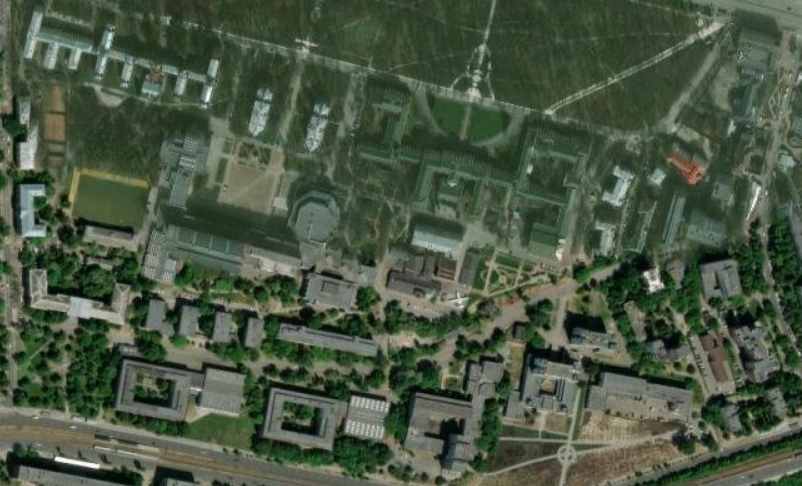
#> input picture lab2/atlas_img.png, 802 x 486 px
$ python -i detection.py   (imports and definitions only)
#> lines starting #> are read from the running program, lines starting #| are printed output that depends on the picture; after the words box and inside, x2 and y2 are one past the last pixel; in counts of white or black regions, pixels touching at a corner belong together
#> further down, picture is the input picture: shape (486, 802, 3); mean B, G, R 66.9, 87, 73.7
import cv2
import numpy as np


def harris_corners(img):
    img_grey = cv2.cvtColor(img, cv2.COLOR_BGR2GRAY)
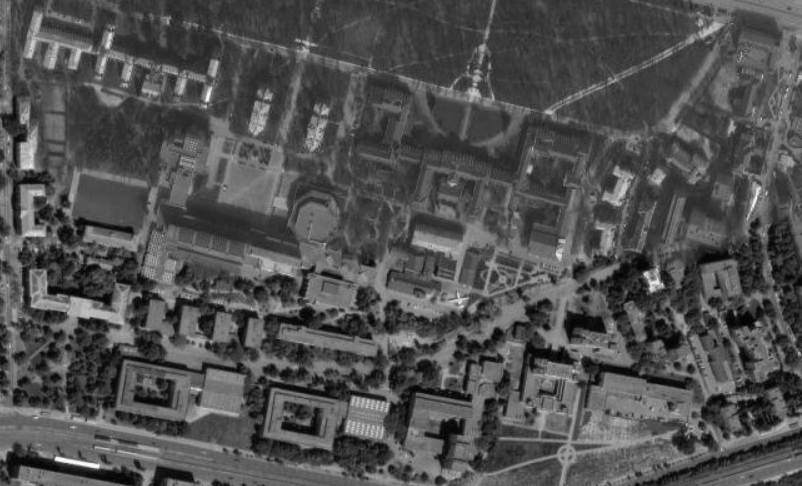
#> img_grey: shape (486, 802); min 1, max 255, mean 80.7
    float_img = np.float32(img_grey)
    dest = cv2.cornerHarris(float_img, 2, 3, 0.04)
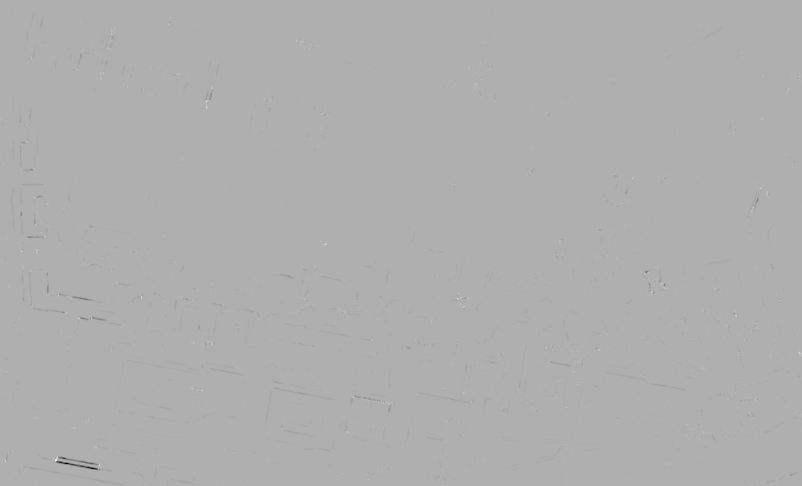
#> dest: shape (486, 802) float32; min -22494932, max 10208242, mean -20175.7; drawn with min black and max white
    dest = cv2.dilate(dest, None)
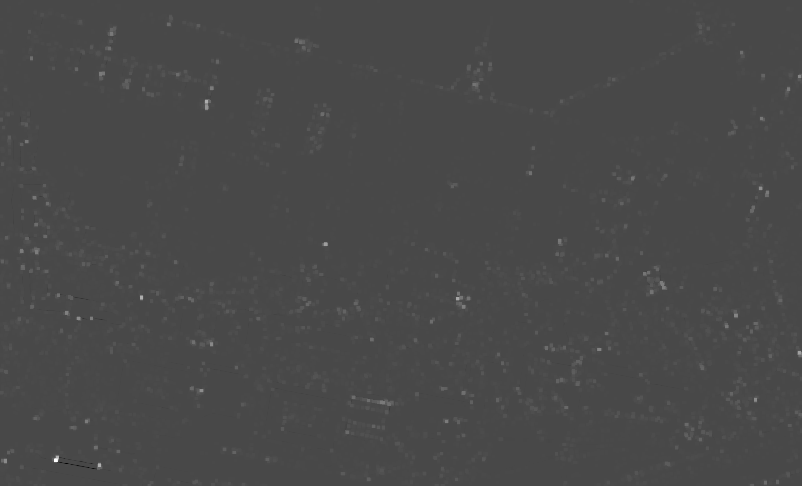
#> dest: shape (486, 802) float32; min -4072455, max 10208242, mean 47023.4; drawn with min black and max white

    img[dest > 0.01 * dest.max()] = [0, 0, 255]
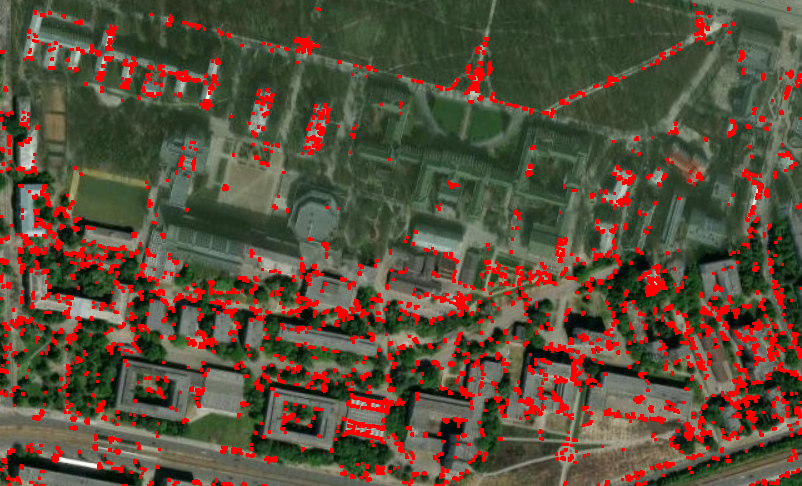
#> img: shape (486, 802, 3); 9.88% of pixels changed, all inside (x1, y1, x2, y2) = (0, 0, 802, 486)
    img_rgb = cv2.cvtColor(img, cv2.COLOR_BGR2RGB)

    return img_rgb


# [138 lines left out: functions sift_detector, shi_tomasi_detector, flann, sift_compare, harris_compare, shi_tomasi_compare, not called in this run]

>>> import cv2
>>> picture = cv2.imread('../lab2/atlas_img.png')
>>> result = harris_corners(picture)

$ run again, on lab2/bing_img.png
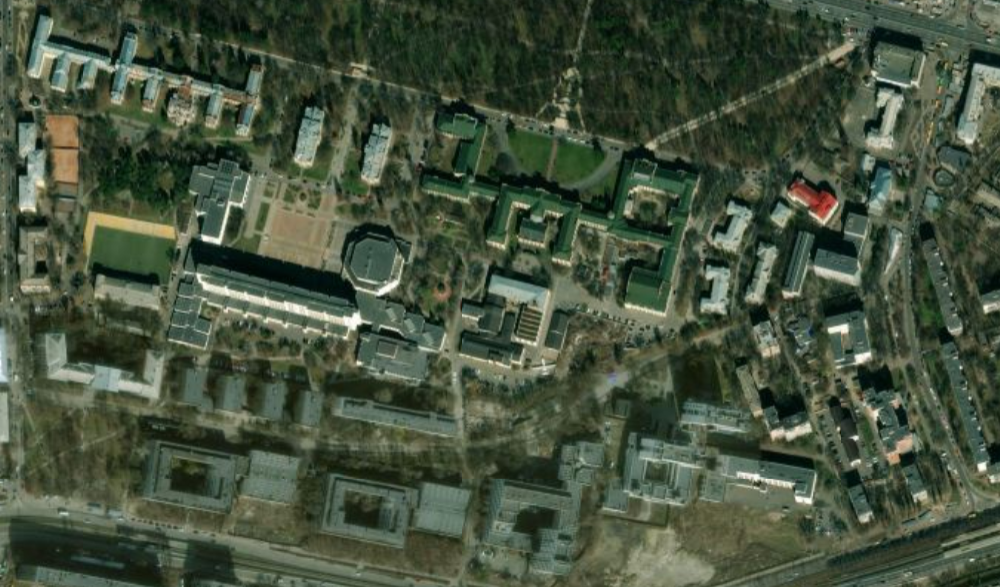
#> input picture lab2/bing_img.png, 1000 x 587 px
#> picture is the input picture: shape (587, 1000, 3); mean B, G, R 62.1, 82, 69.4
#> in harris_corners, `dest = cv2.dilate(dest, None)`:
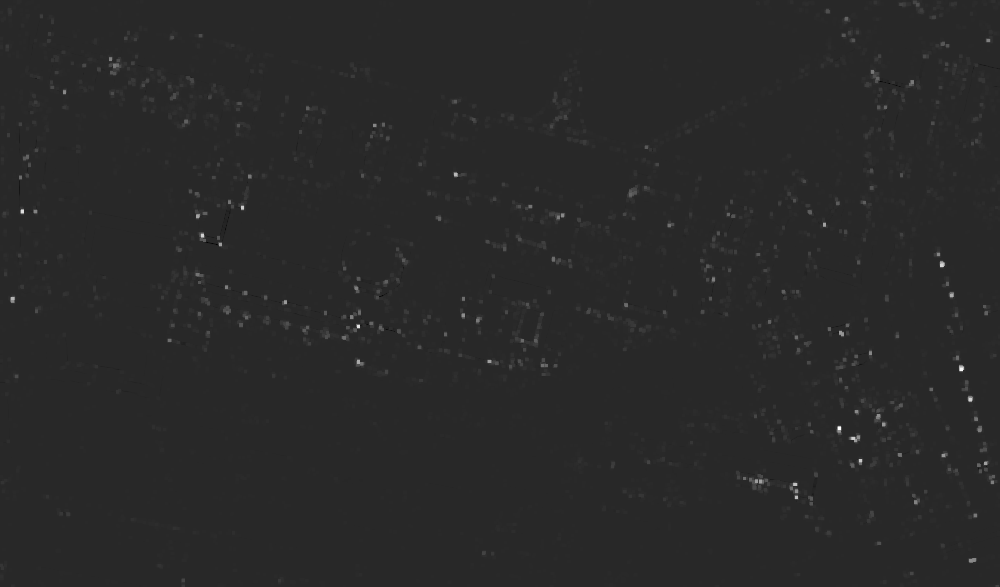
#> dest: shape (587, 1000) float32; min -2098852.8, max 11117352, mean 50758.3; drawn with min black and max white
#> in harris_corners, `img[dest > 0.01 * dest.max()] = [0, 0, 255]`:
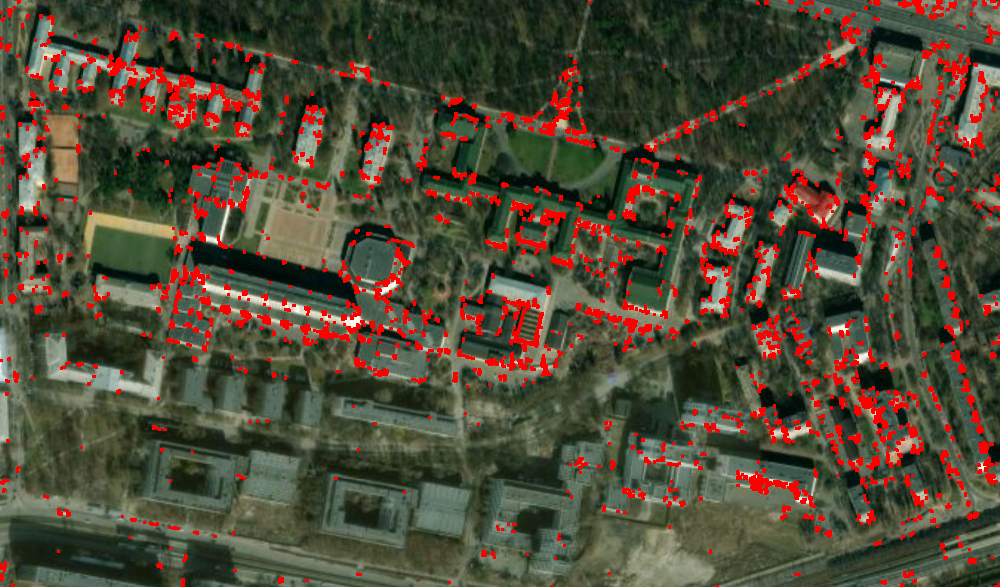
#> img: shape (587, 1000, 3); 7.45% of pixels changed, all inside (x1, y1, x2, y2) = (0, 0, 1000, 587)
